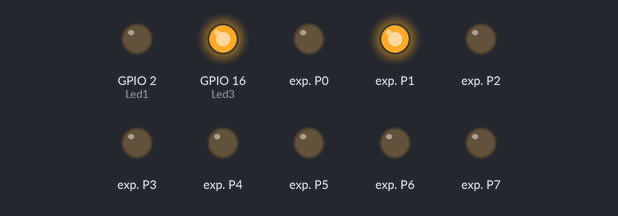
Bench run of a program on a simulated ESP8266 board running MicroPython. Parts: output pins drawn as LEDs (lit = HIGH, except the on-board LED, lit = LOW). Library files of the repository ran but are not shown: pcf8574.py. At 0.0 s the program stops and its outputs stay as they are.

Above: at 0.1 s.
Timing chart, 0 to 1.5 s (numbered marks = the images above):
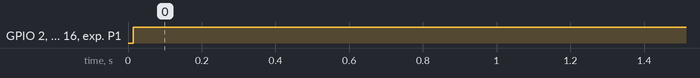

The program:

main.py
```python
#sudo ampy --port /dev/ttyUSB0 --baud 115200 put main.py main.py
#sudo screen /dev/ttyUSB0 115200

import pcf8574
from machine import Pin, I2C

i2c = I2C(scl=Pin(5), sda=Pin(4), freq=100000)
i2c.scan()

pcf1 = pcf8574.PCF8574(i2c, 32)
pcf2 = pcf8574.PCF8574(i2c, 33)

#Hepsini söndürelim...
pcf1.set()
pcf2.set()

#Hepsini YAK...
pcf1.clear()
pcf2.clear()

#Yakalım....
pcf1.write(3, 0)
pcf2.write(5, 0)


#Söndürelim....
pcf1.write(1, 1)
pcf2.write(1, 1)


ledMavi    = 2
ledYesil   = 4
ledKirmizi = 16

Led1 = Pin(ledMavi,    Pin.OUT)
#Led2 = Pin(ledYesil,   Pin.OUT)
Led3 = Pin(ledKirmizi, Pin.OUT)


Led1.off() # Aç
#Led2.off() # Aç
Led3.off() # Aç


Led1.on()  # Kapat
#Led2.on()  # Kapat
Led3.on()  # Kapat


'''
def HAREKETVAR():
	print('Buton basıldı!!!')

p6 = Pin(6, Pin.IN)
p6.irq(trigger=Pin.IRQ_FALLING, handler=HAREKETVAR)
'''
```

Measured:
- by itself, GPIO 2 (Led1), GPIO 16 (Led3), exp. P1: LOW → HIGH at 0.01 s
